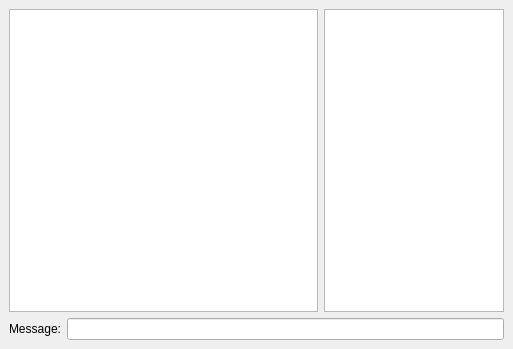
  <ui version="4.0" >
   <class>ChatDialog</class>
   <widget class="QDialog" name="ChatDialog" >
    <property name="geometry" >
     <rect>
      <x>0</x>
      <y>0</y>
      <width>513</width>
      <height>349</height>
     </rect>
    </property>
    <property name="windowTitle" >
     <string>Chat</string>
    </property>
    <layout class="QVBoxLayout" >
     <property name="margin" >
      <number>9</number>
     </property>
     <property name="spacing" >
      <number>6</number>
     </property>
     <item>
      <layout class="QHBoxLayout" >
       <property name="margin" >
        <number>0</number>
       </property>
       <property name="spacing" >
        <number>6</number>
       </property>
       <item>
        <widget class="QTextEdit" name="textEdit" >
         <property name="focusPolicy" >
          <enum>Qt::NoFocus</enum>
         </property>
         <property name="readOnly" >
          <bool>true</bool>
         </property>
        </widget>
       </item>
       <item>
        <widget class="QListWidget" name="listWidget" >
         <property name="maximumSize" >
          <size>
           <width>180</width>
           <height>16777215</height>
          </size>
         </property>
         <property name="focusPolicy" >
          <enum>Qt::NoFocus</enum>
         </property>
        </widget>
       </item>
      </layout>
     </item>
     <item>
      <layout class="QHBoxLayout" >
       <property name="margin" >
        <number>0</number>
       </property>
       <property name="spacing" >
        <number>6</number>
       </property>
       <item>
        <widget class="QLabel" name="label" >
         <property name="text" >
          <string>Message:</string>
         </property>
        </widget>
       </item>
       <item>
        <widget class="QLineEdit" name="lineEdit" />
       </item>
      </layout>
     </item>
    </layout>
   </widget>
   <resources/>
   <connections/>
  </ui>
